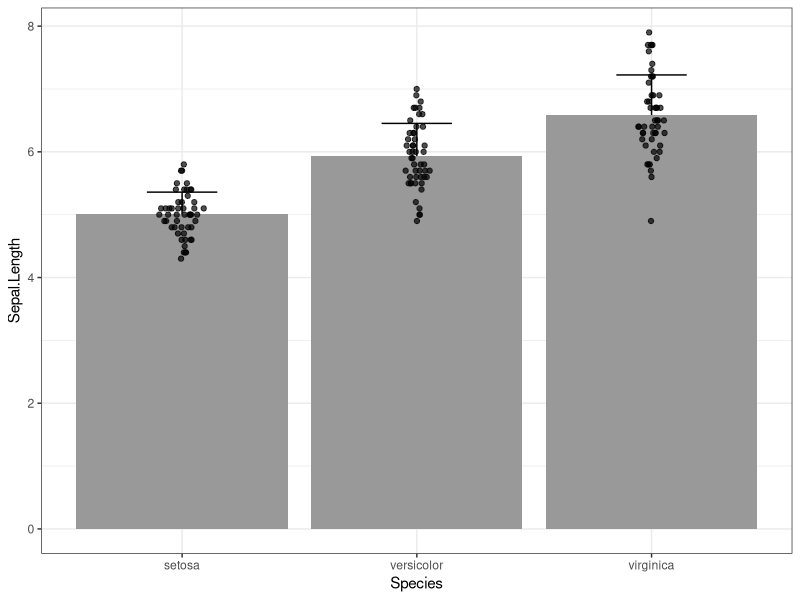
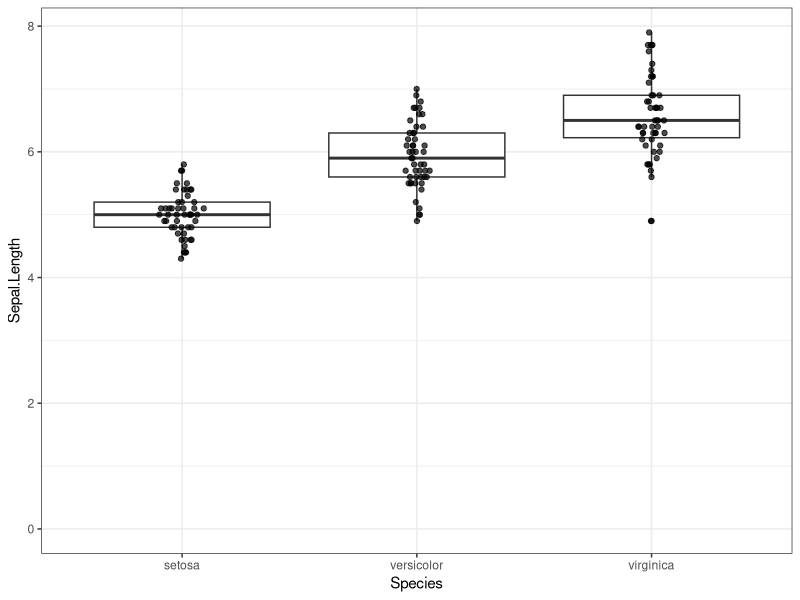
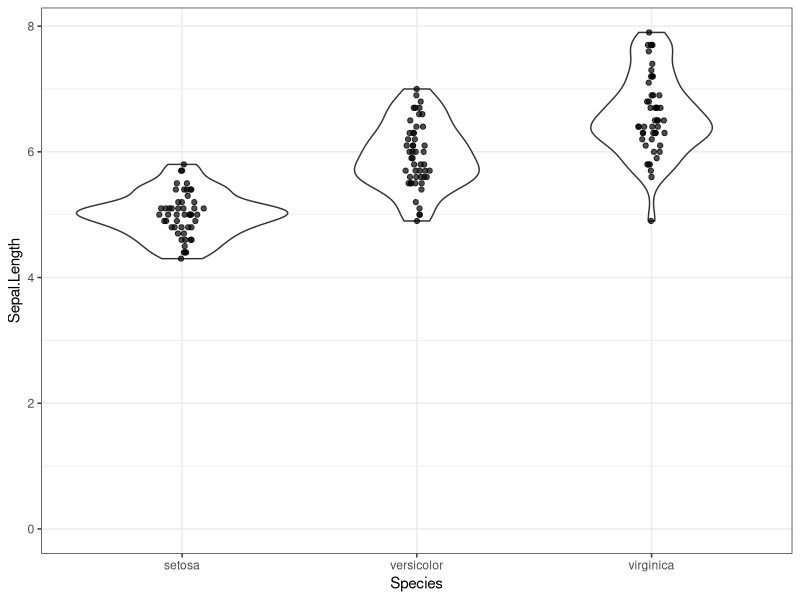

Source code (R) for these figures, in order:
library(dplyr)
library(ggplot2)
library(ggforce)


## 例としてアヤメのデータを使用して
## Sepal.Length（がくの長さ）を集計する

# > head(iris)
#   Sepal.Length Sepal.Width Petal.Length Petal.Width Species
# 1          5.1         3.5          1.4         0.2  setosa
# 2          4.9         3.0          1.4         0.2  setosa
# 3          4.7         3.2          1.3         0.2  setosa
# 4          4.6         3.1          1.5         0.2  setosa
# 5          5.0         3.6          1.4         0.2  setosa
# 6          5.4         3.9          1.7         0.4  setosa


## データの集計（例としてSepal.Lengthの値を集計する）
res <- iris |>
    group_by(Species) |>                      ## 変数Speciesで群分け
    summarise(n = n(),                        ## 各群のサンプルサイズ
              Mean = mean(Sepal.Length),      ## 平均値
              SD = sd(Sepal.Length),          ## 標準偏差
              Min = min(Sepal.Length),        ## 最小値
              Median = median(Sepal.Length),  ## 中央値
              Max = max(Sepal.Length))        ## 最大値
print(res)



## 棒グラフとエラーバー（標準偏差）を表示
## 生データも同時にプロット
set.seed(1)
p1 <- ggplot(res, aes(x = Species, y = Mean)) +
    geom_errorbar(aes(ymin = Mean - SD,
                      ymax = Mean + SD),
                  width = 0.3) +               ## エラーバー (+- SD)
    geom_col(fill = "gray60") +                ## 棒グラフ
    geom_sina(data = iris,
              aes(y = Sepal.Length),
              maxwidth = 0.2, alpha = 0.7) +   ## 生データ（透明度0.7）
    labs(y = "Sepal.Length") +                 ## 軸タイトルの設定
    theme_bw()                                 ## 外見の設定（白黒）
print(p1)


## 箱ヒゲ図を表示
## 生データも同時にプロット
set.seed(1)
p2 <- ggplot(iris, aes(x = Species, y = Sepal.Length)) +
    geom_boxplot() +                           ## 箱ヒゲ図
    geom_sina(maxwidth = 0.2, alpha = 0.7) +   ## 生データ（透明度0.7）
    coord_cartesian(ylim = c(0, NA)) +         ## 軸目盛の設定（0から開始）
    theme_bw()                                 ## 外見の設定（白黒）
print(p2)


## バイオリンプロットを表示
## 生データも同時にプロット
set.seed(1)
p3 <- ggplot(iris, aes(x = Species, y = Sepal.Length)) +
    geom_violin() +                            ## バイオリンプロット
    geom_sina(maxwidth = 0.2, alpha = 0.7) +   ## 生データ（透明度0.7）
    coord_cartesian(ylim = c(0, NA)) +         ## 軸目盛の設定（0から開始）
    theme_bw()                                 ## 外見の設定（白黒）
print(p3)

